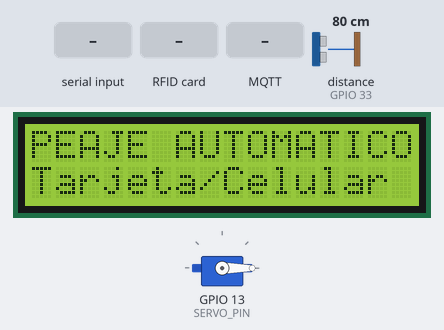
Simulated run of this sketch. Board: ESP32. Shown: 16×2 character LCD, servo. Inputs (shaded band) come from the test bench; at power-on: distance to the obstacle (sensor on GPIO 33) 80 cm. The echo pulse lasts 58.3 µs per cm; WiFi joins after 1.5 s; servers stay silent unless stated; no MQTT or app messages arrive unless stated; what the sketch prints to the serial monitor is not drawn.

Above: at 4.0 s.
4.1 s: "SALDO_INSUFICIENTE\n" received over Serial
At 5.3 s:
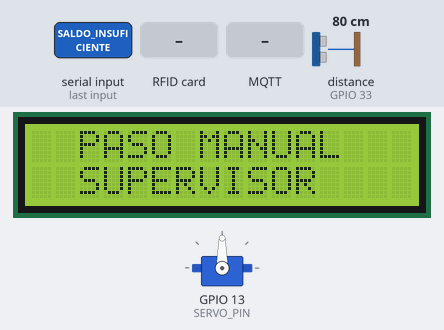
7.1 s: RFID card 5E 7A 19 C4 held to the reader
At 8.2 s:
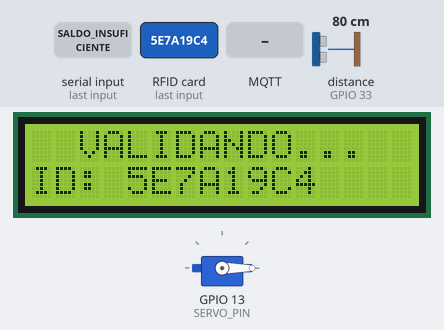
8.6 s: MQTT message "ABRIR" arrives on the first subscribed topic
At 10.0 s:
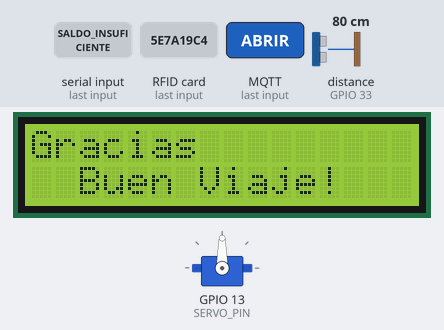
11.6 s: distance to the obstacle (sensor on GPIO 33) set to 10 cm
13.6 s: distance to the obstacle (sensor on GPIO 33) set to 13 cm
At 14.9 s:
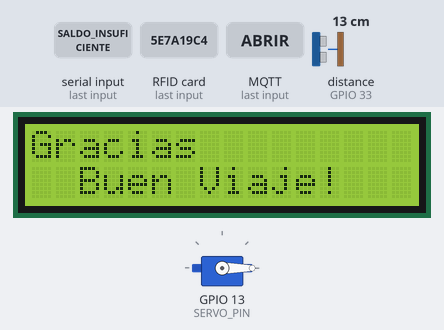
Timing chart, 0 to 16.6 s (numbered marks = the images above; inputs shaded):
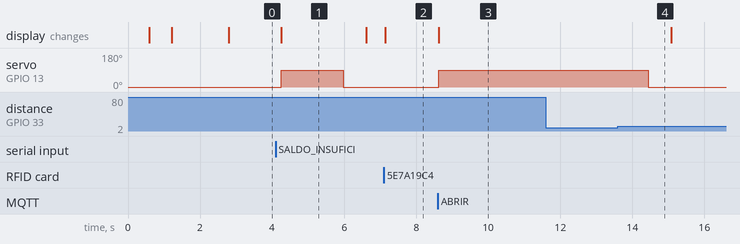

The sketch:

peaje_pn532.ino
```cpp
// ============================================================
// PEAJE INTELIGENTE IoT - ESP32 + PN532 + MQTT + LCD + HC-SR04 + SERVO
//
// Acepta dos formas de pago en el mismo lector:
//   1) Teléfono con la app Peaje IoT (NFC/HCE): el lector envía SELECT AID,
//      la app responde un token de un solo uso y se publica en .../token
//   2) Tarjeta física RFID/NFC vinculada a la cuenta: se publica su UID en .../lectura
//
// Reemplaza al RC522 (que no puede hablar con teléfonos). Ver ../CONFIGURACION.md.
// ============================================================
#include <WiFi.h>
#include <PubSubClient.h>
#include <ESP32Servo.h>
#include <Wire.h>
#include <LiquidCrystal_I2C.h>
#include <PN532_I2C.h>
#include <PN532.h>

// ---------------- CONFIGURACIÓN DE RED Y PEAJE ----------------
const char* WIFI_SSID     = "TU_NOMBRE_WIFI";
const char* WIFI_PASSWORD = "TU_PASSWORD_WIFI";
const char* MQTT_SERVER   = "192.168.1.180";   // IP del server
const int   MQTT_PORT     = 1883;

// Identificación de esta cabina. GARITA_ID es también el USUARIO MQTT y debe existir en la tabla garitas.
const char* GARITA_ID     = "garita_norte";
const char* CARRIL_ID     = "carril1";
// Clave MQTT de esta garita: lo que va después de "garita_norte:" en MQTT_DISPOSITIVOS del .env del servidor
const char* MQTT_PASSWORD = "CLAVE_MQTT_DE_LA_GARITA";

// ---------------- PINES ESP32 (los mismos del firmware con RC522) ----------------
#define I2C_SDA    21   // LCD y PN532 comparten el bus I2C
#define I2C_SCL    26
#define TRIG_PIN   32   // HC-SR04 Trigger
#define ECHO_PIN   33   // HC-SR04 Echo
#define SERVO_PIN  13   // Servomotor

// ---------------- CONFIGURACIÓN FÍSICA ----------------
const int DISTANCIA_CM   = 10;   // Distancia para detectar el auto
const int ANGULO_ABIERTA = 90;
const int ANGULO_CERRADA = 0;
const int ESPERA_MAX_DS  = 80;   // 80 x 100 ms = 8 s máximo con la valla abierta

const unsigned long TIMEOUT_RESPUESTA_MS = 5000;  // sin respuesta del servidor -> no se abre
const unsigned long PAUSA_ENTRE_LECTURAS_MS = 2500;

// ---------------- PROTOCOLO CON LA APP (debe coincidir con la app Android) ----------------
// AID = F0 + "PEAJE" (ASCII) + 01   (app: res/xml/apduservice.xml y nfc/ProtocoloApdu.kt)
const uint8_t AID_PEAJE[]  = {0xF0, 0x50, 0x45, 0x41, 0x4A, 0x45, 0x01};
const uint8_t TOKEN_BYTES  = 33;      // token de POST /usuario/token-nfc (66 caracteres hex)
const uint16_t SW_OK              = 0x9000;
const uint16_t SW_SIN_PAGO_ACTIVO = 0x6985;  // la app está instalada pero el usuario no tocó "pagar"

// ---------------- OBJETOS ----------------
WiFiClient espClient;
PubSubClient mqtt(espClient);
PN532_I2C pn532i2c(Wire);
PN532 nfc(pn532i2c);
Servo servo;
LiquidCrystal_I2C lcd(0x3F, 16, 2);   // Si no muestra texto, cambia 0x3F por 0x27

String topicLectura = String("peaje/") + GARITA_ID + "/" + CARRIL_ID + "/lectura";
String topicToken   = String("peaje/") + GARITA_ID + "/" + CARRIL_ID + "/token";
String topicOrden   = String("peaje/") + GARITA_ID + "/" + CARRIL_ID + "/orden";

bool lectorListo = false;
bool esperandoRespuesta = false;
unsigned long tiempoEnvio = 0;
unsigned long ultimaLectura = 0;
String idLectura = "";
unsigned long contadorLecturas = 0;

// La orden llega en el callback MQTT, pero se ejecuta en loop() (mover la valla bloquea varios segundos).
bool hayOrden = false;
String ordenPendiente, estadoPendiente, saldoPendiente;

// ============================================================
// SETUP
// ============================================================
void setup() {
  Serial.begin(115200);
  delay(500);
  Serial.println("\n[SETUP] Iniciando peaje IoT con PN532...");

  pinMode(TRIG_PIN, OUTPUT);
  pinMode(ECHO_PIN, INPUT);
  digitalWrite(TRIG_PIN, LOW);

  // I2C con pines personalizados ANTES de iniciar el PN532 (así nfc.begin() no cambia los pines)
  Wire.begin(I2C_SDA, I2C_SCL);
  lcd.init();
  lcd.backlight();
  lcdMostrar(" SISTEMA PEAJE", " INICIANDO...");

  moverServo(ANGULO_CERRADA);
  iniciarLector();

  conectarWiFi();
  mqtt.setServer(MQTT_SERVER, MQTT_PORT);
  mqtt.setCallback(recibirOrdenMQTT);
  mqtt.setBufferSize(512);
  mqtt.setKeepAlive(30);
  reconectarMQTT();

  mostrarEspera();
  Serial.println("[SETUP] Sistema listo");
  Serial.println("Comandos Serial: A=abrir  C=cerrar  D=medir distancia");
}

// ============================================================
// LOOP
// ============================================================
void loop() {
  if (WiFi.status() != WL_CONNECTED) conectarWiFi();
  if (!mqtt.connected()) reconectarMQTT();
  mqtt.loop();

  leerComandos();

  if (hayOrden) {
    hayOrden = false;
    if (ordenPendiente == "ABRIR") accesoConcedido(estadoPendiente, saldoPendiente);
    else accesoDenegado(estadoPendiente);
  }

  if (esperandoRespuesta && millis() - tiempoEnvio > TIMEOUT_RESPUESTA_MS) {
    Serial.println("[MQTT] Sin respuesta del servidor: la valla NO se abre");
    esperandoRespuesta = false;
    lcdMostrar(" ERROR DE RED", "REINTENTE PAGO");
    delay(2000);
    mostrarEspera();
  }

  if (!lectorListo) {
    static unsigned long ultimoIntento = 0;
    if (millis() - ultimoIntento > 5000) { ultimoIntento = millis(); iniciarLector(); if (lectorListo) mostrarEspera(); }
    return;
  }

  if (!esperandoRespuesta && millis() - ultimaLectura > PAUSA_ENTRE_LECTURAS_MS) {
    leerNfc();
  }
}

// ============================================================
// LECTOR PN532
// ============================================================
void iniciarLector() {
  nfc.begin();
  uint32_t version = nfc.getFirmwareVersion();
  if (!version) {
    lectorListo = false;
    Serial.println("[NFC] No se encontro el PN532. Revisa cables y que los switches esten en modo I2C.");
    lcdMostrar("ERROR LECTOR NFC", "Revise PN532");
    return;
  }
  Serial.printf("[NFC] PN5%02X firmware %u.%u\n",
                (unsigned)((version >> 24) & 0xFF), (unsigned)((version >> 16) & 0xFF), (unsigned)((version >> 8) & 0xFF));
  nfc.setPassiveActivationRetries(0x05);  // no quedarse bloqueado esperando una tarjeta
  nfc.SAMConfig();
  lectorListo = true;
}

void leerNfc() {
  uint8_t uid[10];
  uint8_t uidLen = 0;
  // inlist = true: deja el objetivo seleccionado para poder enviarle APDUs
  if (!nfc.readPassiveTargetID(PN532_MIFARE_ISO14443A, uid, &uidLen, 100, true)) return;
  ultimaLectura = millis();

  // 1) ¿Es un teléfono con la app de peaje? -> SELECT AID
  uint8_t apdu[5 + sizeof(AID_PEAJE) + 1];
  apdu[0] = 0x00; apdu[1] = 0xA4; apdu[2] = 0x04; apdu[3] = 0x00; apdu[4] = sizeof(AID_PEAJE);
  memcpy(apdu + 5, AID_PEAJE, sizeof(AID_PEAJE));
  apdu[sizeof(apdu) - 1] = 0x00;  // Le

  uint8_t resp[64];
  uint8_t respLen = sizeof(resp);
  bool esIsoDep = nfc.inDataExchange(apdu, sizeof(apdu), resp, &respLen);

  if (esIsoDep && respLen >= 2) {
    uint16_t sw = (resp[respLen - 2] << 8) | resp[respLen - 1];
    if (sw == SW_OK && respLen - 2 == TOKEN_BYTES) {
      Serial.println("[NFC] Telefono con la app: token recibido");
      enviarLectura(true, aHex(resp, TOKEN_BYTES));
      return;
    }
    if (sw == SW_SIN_PAGO_ACTIVO) {
      Serial.println("[NFC] App detectada, pero el pago no esta activo");
      lcdMostrar("ABRA LA APP Y", "TOQUE SU TARJETA");
      delay(2000);
      mostrarEspera();
      return;
    }
    Serial.printf("[NFC] Dispositivo ISO-DEP sin la app (SW=%04X)\n", sw);
  }

  // 2) Tarjeta física -> cobro por UID.
  //    Los teléfonos usan un UID aleatorio de 4 bytes que empieza con 0x08: no sirve para cobrar.
  if (uidLen == 4 && uid[0] == 0x08) {
    Serial.println("[NFC] Telefono sin la app de peaje (UID aleatorio)");
    lcdMostrar("TELEFONO SIN APP", "Use app Peaje");
    delay(2000);
    mostrarEspera();
    return;
  }
  String uidHex = aHex(uid, uidLen);
  Serial.println("[NFC] Tarjeta UID: " + uidHex);
  enviarLectura(false, uidHex);
}

// ============================================================
// MQTT
// ============================================================
void enviarLectura(bool esToken, const String& valor) {
  idLectura = String(++contadorLecturas) + "-" + String(millis() % 100000);
  String payload = String("{\"id\":\"") + idLectura + "\",\"" + (esToken ? "token" : "uid") + "\":\"" + valor + "\"}";
  const String& topic = esToken ? topicToken : topicLectura;

  lcdMostrar("  VALIDANDO...", esToken ? "Pago con celular" : ("ID: " + valor));
  esperandoRespuesta = true;
  tiempoEnvio = millis();
  if (!mqtt.publish(topic.c_str(), payload.c_str())) {
    Serial.println("[MQTT] No se pudo publicar la lectura");
  } else {
    Serial.println("[MQTT] -> " + topic + " " + payload);
  }
}

void recibirOrdenMQTT(char* topic, byte* payload, unsigned int length) {
  String msg;
  msg.reserve(length);
  for (unsigned int i = 0; i < length; i++) msg += (char)payload[i];
  msg.trim();
  Serial.println("[MQTT] <- " + msg);

  String orden, estado, saldo;
  if (msg.startsWith("{")) {
    // Respuesta JSON: sólo se acepta la que corresponde a la última lectura enviada
    if (!esperandoRespuesta || campoJson(msg, "id") != idLectura) {
      Serial.println("[MQTT] Respuesta de una lectura anterior: se ignora");
      return;
    }
    orden = campoJson(msg, "orden");
    estado = campoJson(msg, "estado");
    saldo = campoJson(msg, "saldo");
  } else {
    orden = msg;  // formato antiguo en texto plano
  }

  esperandoRespuesta = false;
  ordenPendiente = orden;
  estadoPendiente = estado;
  saldoPendiente = saldo;
  hayOrden = true;
}

void conectarWiFi() {
  Serial.print("[WIFI] Conectando a ");
  Serial.println(WIFI_SSID);
  lcdMostrar(" CONECTANDO", " WIFI...");
  WiFi.mode(WIFI_STA);
  WiFi.begin(WIFI_SSID, WIFI_PASSWORD);
  while (WiFi.status() != WL_CONNECTED) {
    delay(500);
    Serial.print(".");
  }
  Serial.print("\n[WIFI] Conectado! IP: ");
  Serial.println(WiFi.localIP());
}

void reconectarMQTT() {
  while (!mqtt.connected()) {
    Serial.print("[MQTT] Conectando al server...");
    String clientId = String("ESP32_") + GARITA_ID + "_" + CARRIL_ID;
    if (mqtt.connect(clientId.c_str(), GARITA_ID, MQTT_PASSWORD)) {
      Serial.println(" Conectado!");
      mqtt.subscribe(topicOrden.c_str(), 1);
    } else {
      int rc = mqtt.state();
      Serial.printf(" Error rc=%d%s, reintentando en 2s...\n", rc,
                    rc == MQTT_CONNECT_BAD_CREDENTIALS || rc == MQTT_CONNECT_UNAUTHORIZED ? " (usuario/clave MQTT incorrectos)" : "");
      lcdMostrar("SIN SERVIDOR", "Reintentando...");
      delay(2000);
    }
  }
}

// ============================================================
// ACCESO Y CONTROL DE BARRERA
// ============================================================
void accesoConcedido(const String& estado, const String& saldo) {
  Serial.println("[ACCESO] APROBADO (" + estado + ")");
  if (estado == "LECTURA_DUPLICADA") lcdMostrar("PASO REGISTRADO", "  Buen viaje!");
  else if (saldo.length()) lcdMostrar("PAGO APROBADO", "Saldo $" + String((long)saldo.toFloat()));
  else lcdMostrar("Gracias", "  Buen Viaje!");

  moverServo(ANGULO_ABIERTA);
  esperarPasoAuto();
  moverServo(ANGULO_CERRADA);
  mostrarEspera();
}

void accesoDenegado(const String& estado) {
  Serial.println("[ACCESO] DENEGADO (" + estado + ")");
  if (estado == "SALDO_INSUFICIENTE")             lcdMostrar("SALDO INSUFIC.", "Recargue en app");
  else if (estado == "USUARIO_NO_ENCONTRADO")     lcdMostrar("NO REGISTRADA", "Vincule tarjeta");
  else if (estado == "CREDENCIAL_INACTIVA")       lcdMostrar("TARJETA INACTIVA", "");
  else if (estado.startsWith("TOKEN_"))           lcdMostrar("CODIGO INVALIDO", "Reintente pago");
  else if (estado == "TARIFA_NO_DEFINIDA")        lcdMostrar("SIN TARIFA PARA", "SU VEHICULO");
  else if (estado == "METODO_DESHABILITADO")      lcdMostrar("PAGO CON TARJETA", "DESHABILITADO");
  else if (estado == "ERROR_SISTEMA")             lcdMostrar("ERROR SERVIDOR", "Intente de nuevo");
  else                                            lcdMostrar("ACCESO DENEGADO", estado);
  delay(2500);
  mostrarEspera();
}

void moverServo(int angulo) {
  servo.attach(SERVO_PIN);
  servo.write(angulo);
  delay(600);
  servo.detach();
}

long medirDistancia() {
  digitalWrite(TRIG_PIN, LOW);
  delayMicroseconds(2);
  digitalWrite(TRIG_PIN, HIGH);
  delayMicroseconds(10);
  digitalWrite(TRIG_PIN, LOW);
  long duracion = pulseIn(ECHO_PIN, HIGH, 30000);
  if (duracion == 0) return 999;
  return duracion * 0.034 / 2;
}

void esperarPasoAuto() {
  int cuenta = 0;
  long distancia = medirDistancia();
  // 1. Esperar a que llegue el auto
  while (distancia > DISTANCIA_CM && cuenta < ESPERA_MAX_DS) {
    mqtt.loop();
    delay(100);
    cuenta++;
    distancia = medirDistancia();
  }
  // 2. Si llegó, esperar a que se vaya
  if (cuenta < ESPERA_MAX_DS) {
    Serial.printf("[SENSOR] Vehiculo detectado a %ld cm\n", distancia);
    while (medirDistancia() <= DISTANCIA_CM) {
      mqtt.loop();
      delay(50);
    }
    Serial.println("[SENSOR] Vehiculo ya paso");
    delay(800);
  } else {
    Serial.println("[SENSOR] Tiempo agotado, no se detecto vehiculo");
  }
}

// ============================================================
// COMANDOS DEL SUPERVISOR POR MONITOR SERIE (115200 baud)
// ============================================================
void leerComandos() {
  if (!Serial.available()) return;
  char c = toupper(Serial.read());
  if (c == '\n' || c == '\r' || c == ' ') return;
  if (c == 'A') {
    Serial.println("[CMD] Abrir valla");
    lcdMostrar("  PASO MANUAL", "  SUPERVISOR");
    moverServo(ANGULO_ABIERTA);
  } else if (c == 'C') {
    Serial.println("[CMD] Cerrar valla");
    moverServo(ANGULO_CERRADA);
    mostrarEspera();
  } else if (c == 'D') {
    Serial.printf("[CMD] Distancia: %ld cm\n", medirDistancia());
  } else {
    Serial.println("[CMD] Comando no valido. Use: A, C, D");
  }
}

// ============================================================
// UTILIDADES
// ============================================================
void mostrarEspera() {
  lcdMostrar("PEAJE AUTOMATICO", "Tarjeta/Celular");
}

void lcdMostrar(const String& linea1, const String& linea2) {
  lcd.clear();
  lcd.setCursor(0, 0);
  lcd.print(linea1.substring(0, 16));
  lcd.setCursor(0, 1);
  lcd.print(linea2.substring(0, 16));
}

// Bytes -> hexadecimal en mayúsculas, siempre 2 dígitos por byte (0A, no A)
String aHex(const uint8_t* datos, uint8_t largo) {
  static const char HEX_CHARS[] = "0123456789ABCDEF";
  String s;
  s.reserve(largo * 2);
  for (uint8_t i = 0; i < largo; i++) {
    s += HEX_CHARS[datos[i] >> 4];
    s += HEX_CHARS[datos[i] & 0x0F];
  }
  return s;
}

// Extrae el valor de "clave" de un JSON simple y plano (sin librerías). Devuelve "" si no está o es null.
String campoJson(const String& json, const char* clave) {
  String patron = String("\"") + clave + "\"";
  int i = json.indexOf(patron);
  if (i < 0) return "";
  i = json.indexOf(':', i + patron.length());
  if (i < 0) return "";
  i++;
  while (i < (int)json.length() && json[i] == ' ') i++;
  if (i >= (int)json.length()) return "";
  if (json[i] == '"') {
    int fin = json.indexOf('"', i + 1);
    return fin < 0 ? "" : json.substring(i + 1, fin);
  }
  int fin = i;
  while (fin < (int)json.length() && json[fin] != ',' && json[fin] != '}') fin++;
  String valor = json.substring(i, fin);
  valor.trim();
  return valor == "null" ? "" : valor;
}
```

Measured:
- after the input at 4.1 s, servo on GPIO 13 (SERVO_PIN): 0° → 90° after 0.15 s, → 0° 1.7 s later; the display: changes after 0.15 s (image 1)
- after the input at 7.1 s, the display: changes at once (image 2)
- after the input at 8.6 s, servo on GPIO 13 (SERVO_PIN): 0° → 90° at once; the display: changes at once (image 3)
- after the input at 11.6 s, every drawn part: stays the same
- after the input at 13.6 s, servo on GPIO 13 (SERVO_PIN): 90° → 0° after 0.85 s
- what the display in image 1 shows lasts 2.3 s, from 4.3 s to 6.6 s
